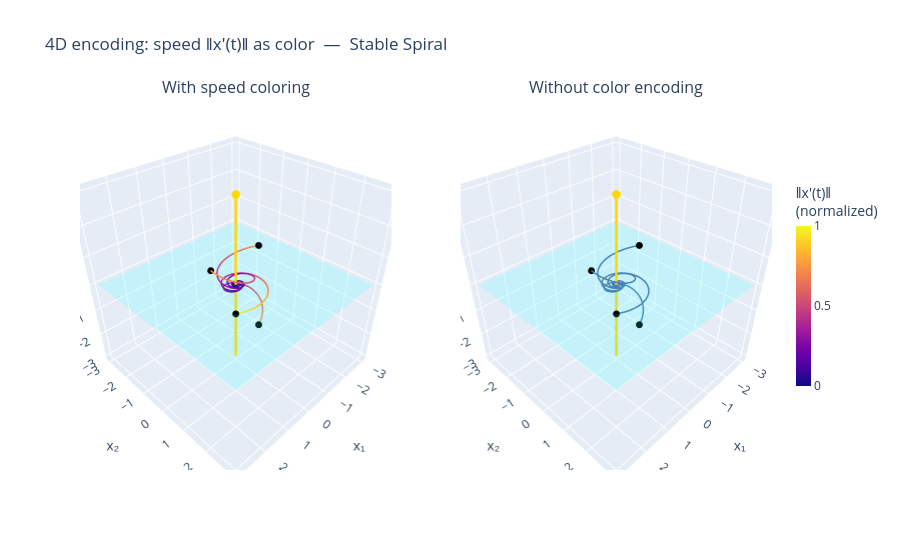

Notebook code for this chart:
### Markdown cell above
---
## 3 · 4D color encoding

The same stable spiral trajectory shown twice: left with speed coloring, right without.
Speed (‖x′(t)‖ = ‖Ax(t)‖) reveals that the trajectory slows as it approaches the origin —
information that position alone cannot show.

### Code cell
from plotly.subplots import make_subplots
import plotly.graph_objects as go

A = MATRICES['stable_spiral']
x0_list = INITIAL_CONDITIONS['stable_spiral']

_, eigen_info = analyze(A)
trajectories = integrate_many(A, x0_list, t_span=(0, 12))
color_values = compute_color_values_many(A, trajectories)

fig_color = plot_phase_portrait(
    trajectories, eigen_info, color_values,
    show_colorbar=True,
)
fig_plain = plot_phase_portrait(
    trajectories, eigen_info, color_values=None,
    line_color='steelblue',
    show_colorbar=False,
)

fig = make_subplots(
    rows=1, cols=2,
    specs=[[{'type': 'scene'}, {'type': 'scene'}]],
    subplot_titles=('With speed coloring', 'Without color encoding'),
)

for trace in fig_color.data:
    fig.add_trace(trace, row=1, col=1)
for trace in fig_plain.data:
    fig.add_trace(trace, row=1, col=2)

fig.update_layout(
    title_text='4D encoding: speed ‖x′(t)‖ as color  —  Stable Spiral',
    height=550,
    scene=dict(xaxis_title='x₁', yaxis_title='x₂', zaxis_title='x₃', aspectmode='cube'),
    scene2=dict(xaxis_title='x₁', yaxis_title='x₂', zaxis_title='x₃', aspectmode='cube'),
)
fig.show()

### Figure 1 — Plotly figure (JSON) as saved in the notebook; plotly's stock layout.template omitted (floating-point values rounded to 4 significant figures; data arrays with more than 128 entries replaced by an {"elided": "..."} marker saying what was removed)
{"data": [{"line": {"cmax": 1, "cmin": 0, "color": {"elided": "500 float values"}, "colorbar": {"len": 0.6, "thickness": 15, "title": {"text": "‖x′(t)‖<br>(normalized)"}}, "colorscale": [[0, "#0d0887"], [0.1111, "#46039f"], [0.2222, "#7201a8"], [0.3333, "#9c179e"], [0.4444, "#bd3786"], [0.5556, "#d8576b"], [0.6667, "#ed7953"], [0.7778, "#fb9f3a"], [0.8889, "#fdca26"], [1, "#f0f921"]], "width": 3}, "mode": "lines", "scene": "scene", "showlegend": false, "type": "scatter3d", "x": {"elided": "500 float values"}, "y": {"elided": "500 float values"}, "z": {"elided": "500 float values"}}, {"marker": {"color": "black", "size": 4}, "mode": "markers", "scene": "scene", "showlegend": false, "type": "scatter3d", "x": [1], "y": [0], "z": [1]}, {"line": {"cmax": 1, "cmin": 0, "color": {"elided": "500 float values"}, "colorscale": [[0, "#0d0887"], [0.1111, "#46039f"], [0.2222, "#7201a8"], [0.3333, "#9c179e"], [0.4444, "#bd3786"], [0.5556, "#d8576b"], [0.6667, "#ed7953"], [0.7778, "#fb9f3a"], [0.8889, "#fdca26"], [1, "#f0f921"]], "width": 3}, "mode": "lines", "scene": "scene", "showlegend": false, "type": "scatter3d", "x": {"elided": "500 float values"}, "y": {"elided": "500 float values"}, "z": {"elided": "500 float values"}}, {"marker": {"color": "black", "size": 4}, "mode": "markers", "scene": "scene", "showlegend": false, "type": "scatter3d", "x": [-1], "y": [0], "z": [1]}, {"line": {"cmax": 1, "cmin": 0, "color": {"elided": "500 float values"}, "colorscale": [[0, "#0d0887"], [0.1111, "#46039f"], [0.2222, "#7201a8"], [0.3333, "#9c179e"], [0.4444, "#bd3786"], [0.5556, "#d8576b"], [0.6667, "#ed7953"], [0.7778, "#fb9f3a"], [0.8889, "#fdca26"], [1, "#f0f921"]], "width": 3}, "mode": "lines", "scene": "scene", "showlegend": false, "type": "scatter3d", "x": {"elided": "500 float values"}, "y": {"elided": "500 float values"}, "z": {"elided": "500 float values"}}, {"marker": {"color": "black", "size": 4}, "mode": "markers", "scene": "scene", "showlegend": false, "type": "scatter3d", "x": [0], "y": [1], "z": [-1]}, {"line": {"cmax": 1, "cmin": 0, "color": {"elided": "500 float values"}, "colorscale": [[0, "#0d0887"], [0.1111, "#46039f"], [0.2222, "#7201a8"], [0.3333, "#9c179e"], [0.4444, "#bd3786"], [0.5556, "#d8576b"], [0.6667, "#ed7953"], [0.7778, "#fb9f3a"], [0.8889, "#fdca26"], [1, "#f0f921"]], "width": 3}, "mode": "lines", "scene": "scene", "showlegend": false, "type": "scatter3d", "x": {"elided": "500 float values"}, "y": {"elided": "500 float values"}, "z": {"elided": "500 float values"}}, {"marker": {"color": "black", "size": 4}, "mode": "markers", "scene": "scene", "showlegend": false, "type": "scatter3d", "x": [1], "y": [1], "z": [0]}, {"colorscale": [[0, "cyan"], [1, "cyan"]], "opacity": 0.15, "scene": "scene", "showlegend": false, "showscale": false, "type": "surface", "x": {"elided": "20x20 float values"}, "y": {"elided": "20x20 float values"}, "z": {"elided": "20x20 float values"}}, {"line": {"color": "gold", "width": 5}, "mode": "lines", "scene": "scene", "showlegend": false, "type": "scatter3d", "x": [0, 0], "y": [0, 0], "z": [-3.0, 3.0]}, {"marker": {"color": "gold", "size": 5}, "mode": "markers", "scene": "scene", "showlegend": false, "type": "scatter3d", "x": [0], "y": [0], "z": [3.0]}, {"line": {"color": "steelblue", "width": 3}, "mode": "lines", "scene": "scene2", "showlegend": false, "type": "scatter3d", "x": {"elided": "500 float values"}, "y": {"elided": "500 float values"}, "z": {"elided": "500 float values"}}, {"marker": {"color": "black", "size": 4}, "mode": "markers", "scene": "scene2", "showlegend": false, "type": "scatter3d", "x": [1], "y": [0], "z": [1]}, {"line": {"color": "steelblue", "width": 3}, "mode": "lines", "scene": "scene2", "showlegend": false, "type": "scatter3d", "x": {"elided": "500 float values"}, "y": {"elided": "500 float values"}, "z": {"elided": "500 float values"}}, {"marker": {"color": "black", "size": 4}, "mode": "markers", "scene": "scene2", "showlegend": false, "type": "scatter3d", "x": [-1], "y": [0], "z": [1]}, {"line": {"color": "steelblue", "width": 3}, "mode": "lines", "scene": "scene2", "showlegend": false, "type": "scatter3d", "x": {"elided": "500 float values"}, "y": {"elided": "500 float values"}, "z": {"elided": "500 float values"}}, {"marker": {"color": "black", "size": 4}, "mode": "markers", "scene": "scene2", "showlegend": false, "type": "scatter3d", "x": [0], "y": [1], "z": [-1]}, {"line": {"color": "steelblue", "width": 3}, "mode": "lines", "scene": "scene2", "showlegend": false, "type": "scatter3d", "x": {"elided": "500 float values"}, "y": {"elided": "500 float values"}, "z": {"elided": "500 float values"}}, {"marker": {"color": "black", "size": 4}, "mode": "markers", "scene": "scene2", "showlegend": false, "type": "scatter3d", "x": [1], "y": [1], "z": [0]}, {"colorscale": [[0, "cyan"], [1, "cyan"]], "opacity": 0.15, "scene": "scene2", "showlegend": false, "showscale": false, "type": "surface", "x": {"elided": "20x20 float values"}, "y": {"elided": "20x20 float values"}, "z": {"elided": "20x20 float values"}}, {"line": {"color": "gold", "width": 5}, "mode": "lines", "scene": "scene2", "showlegend": false, "type": "scatter3d", "x": [0, 0], "y": [0, 0], "z": [-3.0, 3.0]}, {"marker": {"color": "gold", "size": 5}, "mode": "markers", "scene": "scene2", "showlegend": false, "type": "scatter3d", "x": [0], "y": [0], "z": [3.0]}], "layout": {"annotations": [{"font": {"size": 16}, "showarrow": false, "text": "With speed coloring", "x": 0.225, "xanchor": "center", "xref": "paper", "y": 1, "yanchor": "bottom", "yref": "paper"}, {"font": {"size": 16}, "showarrow": false, "text": "Without color encoding", "x": 0.775, "xanchor": "center", "xref": "paper", "y": 1, "yanchor": "bottom", "yref": "paper"}], "height": 550, "scene": {"aspectmode": "cube", "domain": {"x": [0, 0.45], "y": [0, 1]}, "xaxis": {"title": {"text": "x₁"}}, "yaxis": {"title": {"text": "x₂"}}, "zaxis": {"title": {"text": "x₃"}}}, "scene2": {"aspectmode": "cube", "domain": {"x": [0.55, 1], "y": [0, 1]}, "xaxis": {"title": {"text": "x₁"}}, "yaxis": {"title": {"text": "x₂"}}, "zaxis": {"title": {"text": "x₃"}}}, "title": {"text": "4D encoding: speed ‖x′(t)‖ as color  —  Stable Spiral"}}}
